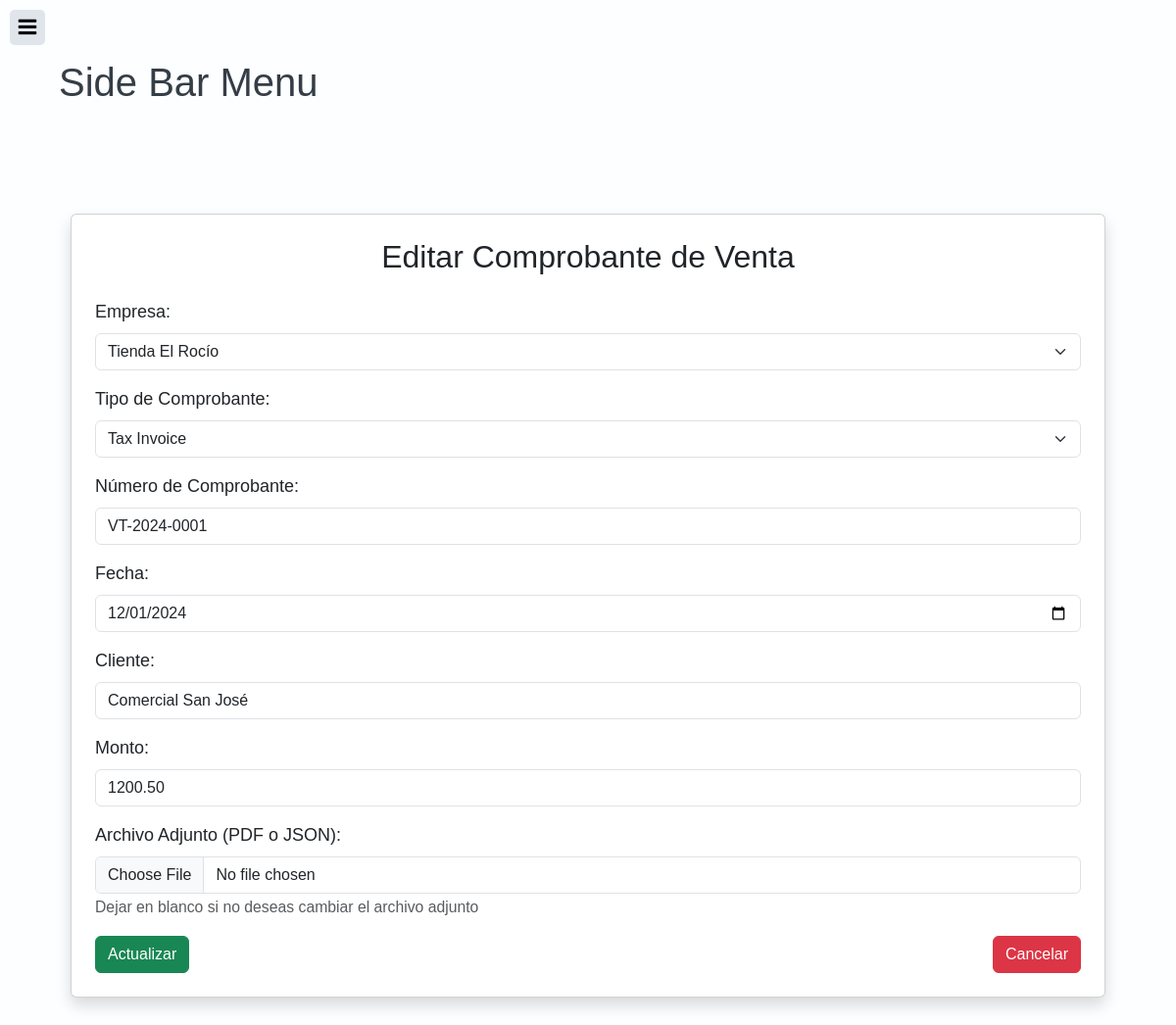
Page /views/salesReceipts/salesReceipts.php?action=edit&id=1 (signed in) on the committed database.
### tables this page shows
CREATE TABLE sales_receipts (
    sales_receipt_id INT AUTO_INCREMENT PRIMARY KEY,
    company_id INT,
    receipt_type ENUM('Tax Invoice', 'Final Consumer') NOT NULL,
    receipt_number VARCHAR(50) NOT NULL,
    receipt_date DATE NOT NULL,
    amount DECIMAL(10,2) NOT NULL,
    customer VARCHAR(200) NOT NULL,
    attachment LONGBLOB,
    FOREIGN KEY (company_id) REFERENCES companies(company_id)
);

CREATE TABLE companies (
    company_id INT AUTO_INCREMENT PRIMARY KEY,
    name VARCHAR(200) NOT NULL,
    company_type ENUM('Natural', 'Legal') NOT NULL,
    address TEXT,
    phone VARCHAR(20),
    email VARCHAR(100)
);

### controllers/SalesReceiptController.php (called while the page is built, shortened)
<?php
require_once(dirname(__FILE__) . "/../config/config.php");
require_once(dirname(__FILE__) . "/../models/SalesReceiptModel.php");
class SalesReceiptController
{
    private $salesReceipt;
    public function __construct()
    {
        $database = new Database();
        $this->db = $database->getConnection();
        $this->salesReceipt = new SalesReceiptModel($this->db);
    }
    public function edit($id)
    {
        $this->salesReceipt->sales_receipt_id = $id;
        $this->salesReceipt->getById();
        $salesReceipt = $this->salesReceipt;
        include(dirname(__FILE__) . '/../views/salesReceipts/update.php');
    }
}
?>

### config/config.php (called while the page is built, shortened)
<?php
class Database {
    private $host = "localhost";
    private $database = "ContadorcitoDB";
    private $user = "root";
    private $password = "123123";
    public function getConnection() {
        $this->conn = null;
        try {
            $this->conn = new PDO(
                "mysql:host=".$this->host.";dbname=".$this->database.";charset=utf8",
                $this->user,
                $this->password
            );
            $this->conn->setAttribute(PDO::ATTR_ERRMODE, PDO::ERRMODE_EXCEPTION);
        } catch(PDOException $ex) {
            error_log("Connection error: " . $ex->getMessage());
            die("Database connection failed.");
        }
        return $this->conn;
    }
}
?>

### models/CompanyModel.php (called while the page is built, shortened)
<?php
class CompanyModel {
    private $conn;
    private $table_name = "companies";
    public function __construct($db) {
        $this->conn = $db;
    }
    public function getAll() {
        $query = "SELECT * FROM {$this->table_name}";
        $stmt = $this->conn->prepare($query);
        $stmt->execute();
        return $stmt;
    }
}
?>

### models/SalesReceiptModel.php (called while the page is built, shortened)
<?php
class SalesReceiptModel {
    private $conn;
    private $table_name = "sales_receipts";
    public $sales_receipt_id;
    public function __construct($db) {
        $this->conn = $db;
    }
    public function getById() {
        $query = "SELECT * FROM {$this->table_name} WHERE sales_receipt_id = :sales_receipt_id";
        $stmt = $this->conn->prepare($query);
        $stmt->bindParam(":sales_receipt_id", $this->sales_receipt_id);
        $stmt->execute();
        $row = $stmt->fetch(PDO::FETCH_ASSOC);
        if ($row) {
            $this->company_id = $row['company_id'];
            $this->receipt_type = $row['receipt_type'];
            $this->receipt_number = $row['receipt_number'];
            $this->receipt_date = $row['receipt_date'];
            $this->amount = $row['amount'];
            $this->customer = $row['customer'];
        }
    }
}
?>

### views/salesReceipts/update.php (the view, shortened to what this page needs)
<?php
include '../template/header.php';
require_once __DIR__ . '/../../models/CompanyModel.php';
$companyModel = new CompanyModel((new Database())->getConnection());
$companies = $companyModel->getAll()->fetchAll(PDO::FETCH_ASSOC);
?>
<div class="container mt-5">
    <div class="card p-4 shadow">
        <h2 class="mb-4 text-center">Editar Comprobante de Venta</h2>
        <form action="" method="POST" name="frmEdit" enctype="multipart/form-data" onsubmit="return validateForm()" novalidate>
            <div class="mb-3">
                <label for="company_id" class="form-label">Empresa:</label>
                <select
                    id="company_id"
                    name="company_id"
                    class="form-select"
                    required>
                    <?php foreach ($companies as $company): ?>
                        <option value="<?= $company['company_id'] ?>"
                            <?= $salesReceipt->company_id == $company['company_id'] ? 'selected' : '' ?>>
                            <?= htmlspecialchars($company['name']) ?>
                        </option>
                    <?php endforeach; ?>
                </select>
            </div>
            <div class="mb-3">
                <label for="receipt_type" class="form-label">Tipo de Comprobante:</label>
                <select
                    id="receipt_type"
                    name="receipt_type"
                    class="form-select"
                    required>
                    <option value="Tax Invoice" <?= $salesReceipt->receipt_type == 'Tax Invoice' ? 'selected' : '' ?>>Tax Invoice</option>
                </select>
            </div>
            <div class="mb-3">
                <label for="receipt_number" class="form-label">Número de Comprobante:</label>
                <input
                    type="text"
                    id="receipt_number"
                    name="receipt_number"
                    class="form-control"
                    value="<?= htmlspecialchars($salesReceipt->receipt_number) ?>"
                    required>
            </div>
            <div class="mb-3">
                <label for="receipt_date" class="form-label">Fecha:</label>
                <input
                    type="date"
                    id="receipt_date"
                    name="receipt_date"
                    class="form-control"
                    value="<?= $salesReceipt->receipt_date ?>"
                    required>
            </div>
            <div class="mb-3">
                <label for="customer" class="form-label">Cliente:</label>
                <input
                    type="text"
                    id="customer"
                    name="customer"
                    class="form-control"
                    value="<?= htmlspecialchars($salesReceipt->customer) ?>"
                    required>
            </div>
            <div class="mb-3">
                <label for="amount" class="form-label">Monto:</label>
                <input
                    type="number"
                    id="amount"
                    name="amount"
                    step="0.01"
                    class="form-control"
                    value="<?= $salesReceipt->amount ?>"
                    required>
            </div>
            <div class="mb-3">
                <label for="attachment" class="form-label">Archivo Adjunto (PDF o JSON):</label>
                <input
                    type="file"
                    id="attachment"
                    name="attachment"
                    class="form-control"
                    accept=".pdf,.json">
                <small class="form-text text-muted">Dejar en blanco si no deseas cambiar el archivo adjunto</small>
            </div>
            <div class="d-flex justify-content-between">
                <button type="submit" class="btn btn-success">Actualizar</button>
                <a href="../salesReceipts/salesReceipts.php" class="btn btn-danger">Cancelar</a>
            </div>
        </form>
    </div>
</div>
<?php include '../template/footer.php'; ?>

### resources/index.css (style rules this page uses)
body { margin: 0; background: #556270; color: #353d46; font: 18px/27px 'Arial', sans-serif; }

### rows in the picture
sales_receipts: company_id "Tienda El Rocío", receipt_type "Tax Invoice", receipt_number "VT-2024-0001", receipt_date "12/01/2024", customer "Comercial San José", amount "1200.50"
